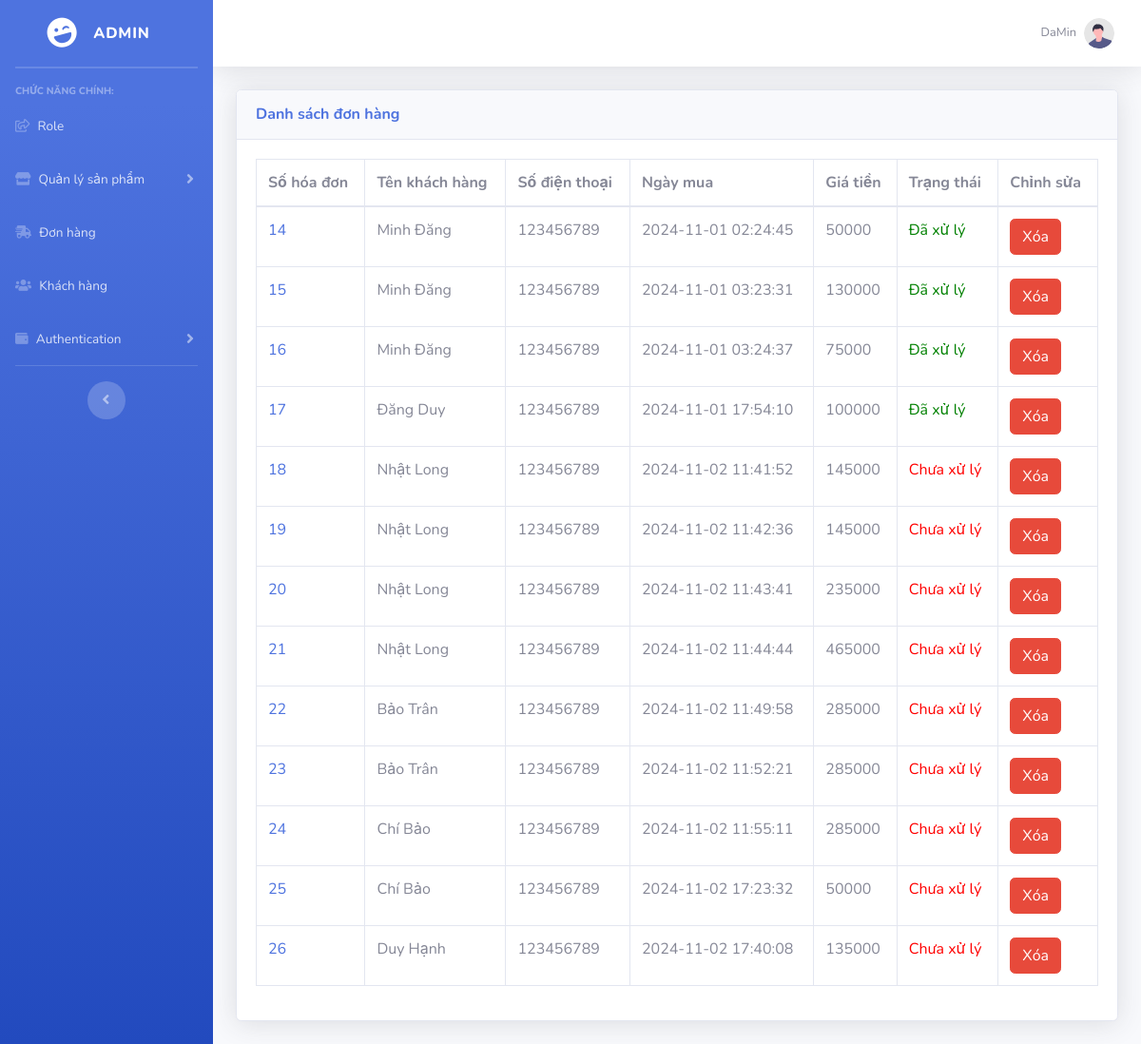
The app's page /order.php with its own data.
### tables this page shows
CREATE TABLE `orders` (
  `id` int(11) NOT NULL,
  `user_id` int(11) DEFAULT NULL,
  `fullname` varchar(50) DEFAULT NULL,
  `email` varchar(150) DEFAULT NULL,
  `phone_number` varchar(20) DEFAULT NULL,
  `address` varchar(200) DEFAULT NULL,
  `note` varchar(255) DEFAULT NULL,
  `ngay_lap` datetime DEFAULT NULL,
  `trang_thai` int(11) DEFAULT NULL
);

### public/order.php (the view, shortened to what this page needs)
<?php
require('includes/header.php');
?>
<div>
    <div class="card shadow mb-4">
        <div class="card-header py-3">
            <h6 class="m-0 font-weight-bold text-primary">Danh sách đơn hàng</h6>
        </div>
        <div class="card-body">
            <div class="table-responsive">
                <table class="table table-bordered" id="dataTable" width="100%" cellspacing="0">
                    <thead>
                        <tr>
                            <th>Số hóa đơn</th>
                            <th>Tên khách hàng</th>
                            <th>Số điện thoại</th>
                            <th>Ngày mua</th>
                            <th>Giá tiền</th>
                            <th>Trạng thái</th>
                            <th>Chỉnh sửa</th>
                        </tr>
                    </thead>
                    <tbody>
<?php
    require('../db/conn.php');
    $sql_str = "
        SELECT o.*, COALESCE(SUM(od.total_money), 0) AS total_money
        FROM `orders` o
        LEFT JOIN order_details od ON o.id = od.order_id
        GROUP BY o.id
        ORDER BY o.id";
    $result = mysqli_query($conn, $sql_str);
    if (mysqli_num_rows($result) > 0) {
        while ($row = mysqli_fetch_assoc($result)) {
            ?>
            <tr>
                <td>
                    <a href="details_order.php?id=<?= $row['id'] ?>">
                        <?= htmlspecialchars($row['id']) ?>
                    </a>
                </td>
                <td><?= htmlspecialchars($row['fullname']) ?></td>
                <td><?= htmlspecialchars($row['phone_number']) ?></td>
                <td><?= htmlspecialchars($row['ngay_lap']) ?></td>
                <td><?= htmlspecialchars($row['total_money']) ?></td>
                <td>
                    <?php
                    if ($row['trang_thai'] == 0) {
                        echo '<span style="color: red;">Chưa xử lý</span>';
                    } else {
                        echo '<span style="color: green;">Đã xử lý</span>';
                    }
                    ?>
                </td>
                <td>
                    <a class="btn btn-danger"
                       href="delete_order.php?id=<?= $row['id'] ?>"
                       onclick="return confirm('Bạn chắc chắn muốn xóa mục này?');">Xóa</a>
                       </td>
            </tr>
            <?php
        }
    } else {
        echo "<tr><td colspan='7'>Không có đơn hàng nào.</td></tr>";
    }
?>
                    </tbody>
                </table>
            </div>
        </div>
    </div>
</div>
<?php
require('includes/footer.php');
?>

### records on screen
orders: id "14", fullname "Minh Đăng", phone_number "123456789", ngay_lap "2024-11-01 02:24:45", total_money "50000", trang_thai "Đã xử lý"
orders: id "15", fullname "Minh Đăng", phone_number "123456789", ngay_lap "2024-11-01 03:23:31", total_money "130000", trang_thai "Đã xử lý"
orders: id "16", fullname "Minh Đăng", phone_number "123456789", ngay_lap "2024-11-01 03:24:37", total_money "75000", trang_thai "Đã xử lý"
orders: id "17", fullname "Đăng Duy", phone_number "123456789", ngay_lap "2024-11-01 17:54:10", total_money "100000", trang_thai "Đã xử lý"
orders: id "18", fullname "Nhật Long", phone_number "123456789", ngay_lap "2024-11-02 11:41:52", total_money "145000", trang_thai "Chưa xử lý"
orders: id "19", fullname "Nhật Long", phone_number "123456789", ngay_lap "2024-11-02 11:42:36", total_money "145000", trang_thai "Chưa xử lý"
orders: id "20", fullname "Nhật Long", phone_number "123456789", ngay_lap "2024-11-02 11:43:41", total_money "235000", trang_thai "Chưa xử lý"
orders: id "21", fullname "Nhật Long", phone_number "123456789", ngay_lap "2024-11-02 11:44:44", total_money "465000", trang_thai "Chưa xử lý"
orders: id "22", fullname "Bảo Trân", phone_number "123456789", ngay_lap "2024-11-02 11:49:58", total_money "285000", trang_thai "Chưa xử lý"
orders: id "23", fullname "Bảo Trân", phone_number "123456789", ngay_lap "2024-11-02 11:52:21", total_money "285000", trang_thai "Chưa xử lý"
orders: id "24", fullname "Chí Bảo", phone_number "123456789", ngay_lap "2024-11-02 11:55:11", total_money "285000", trang_thai "Chưa xử lý"
orders: id "25", fullname "Chí Bảo", phone_number "123456789", ngay_lap "2024-11-02 17:23:32", total_money "50000", trang_thai "Chưa xử lý"
orders: id "26", fullname "Duy Hạnh", phone_number "123456789", ngay_lap "2024-11-02 17:40:08", total_money "135000", trang_thai "Chưa xử lý"
